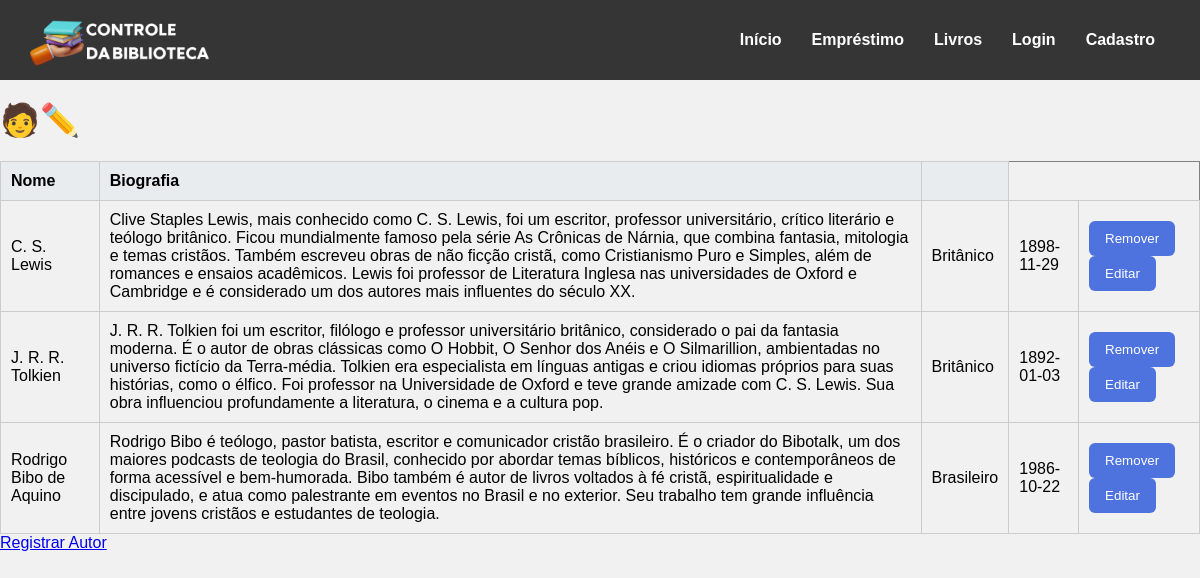
Screenshot of /autores (signed in) with the database file from the repository.
### tables this page shows
CREATE TABLE autores (
    id_autor INTEGER PRIMARY KEY AUTOINCREMENT,
    nome_autor VARCHAR(255) NOT NULL,
    nacionalidade VARCHAR(255),
    data_nascimento DATE,
    biografia TEXT,
    idade_autor INTEGER
);

### app.py (the view)
@app.route('/autores', methods=["GET","POST"])
@login_required
def autores():
    conexao = obter_conexao()
    autores = conexao.execute('SELECT * FROM autores').fetchall()
    conexao.close()
    return render_template('autores.html',autores = autores)

### app.py (called while the page is built)
@login_manager.user_loader
def load_user(user_id):
    return User.achar_email(user_id)

@app.before_request
def carregar_mensagens_trigger():
    if request.endpoint in ('static', 'login'):
        return
    conexao = obter_conexao()
    mensagens = conexao.execute("""
        SELECT id_log, mensagem
        FROM log_triggers
        WHERE lida = 0
        ORDER BY data_execucao
    """).fetchall()
    for msg in mensagens:
        flash(msg['mensagem'], category='error')
    conexao.execute("""
        UPDATE log_triggers
        SET lida = 1
        WHERE lida = 0
    """)
    conexao.close()

### database.py (called while the page is built)
def obter_conexao():
    conexao = sqlite3.connect(
        'livros.db',
        timeout=30,
        isolation_level=None
    )
    conexao.text_factory = str
    conexao.execute("PRAGMA foreign_keys = ON")
    conexao.execute("PRAGMA journal_mode = WAL")
    conexao.execute("PRAGMA busy_timeout = 30000")
    conexao.row_factory = sqlite3.Row
    return conexao

### modelos/__init__.py (called while the page is built)
    @classmethod
    def achar_email(cls, email):
        conexao = obter_conexao()
        sql = "SELECT * FROM usuarios WHERE email = ?"
        resultado = conexao.execute(sql, (email,)).fetchone()
        if resultado:
            return User(
                email=resultado['email'],
                nome=resultado['nome_usuario'],
                senha=resultado['senha_usuario'],
                numero_telefone=resultado['numero_telefone'],
                data_inscricao=resultado['data_inscricao']
            )
        return None

### templates/autores.html (shortened to what this page needs)
{% extends 'base.html'%}
{% block conteudo %}
    <h1>🧑✏️ </h1>
    {% if autores %}
    <table border="1">
        <tr>
            <th>Nome</th>
            <th>Biografia</th>
            <th></th>
        </tr>
        {% for autor in autores %}
        <tr>
            <td>{{ autor.nome_autor }}</td>
            <td>{{ autor.biografia }}</td>
            <td>{{ autor.nacionalidade }}</td>
            <td>{{ autor.data_nascimento }}</td>
            <td>
                <a>
                    <form action="{{ url_for('remover_autor', id = autor.id_autor) }}" method="post" style="display:inline;">
                    <button type="submit">Remover</button>
                    </form>
                </a>
                <a href="{{ url_for('editar_autor', id = autor.id_autor) }}"><button type="button">Editar</button></a>
            </td>
        </tr>
        {% endfor %}
    </table>
    {% else %}
        <p>Nenhum autor cadastrado.</p>
    {% endif %}
    <a href="{{url_for('registrar_autor')}}">Registrar Autor</a>
{% endblock %}

### static/style.css (style rules this page uses)
h1 { color: #333; }
table { width: 100%; border-collapse: collapse; margin-top: 20px; }
table th, table td { border: 1px solid #ccc; padding: 10px; text-align: left; }
table th { background-color: #e9ecef; }
button { background-color: #4e73df; color: white; border: none; padding: 10px 16px; border-radius: 6px; cursor: pointer; transition: background-color 0.3s; }

### static/menu.css (style rules this page uses)
* { font-family:Arial, Helvetica, sans-serif; }

### static/cadastro.css (style rules this page uses)
body { background-color: #f1f1f1; margin: 0; }

### rows the page displays
autores: nome_autor "C. S. Lewis", biografia "Clive Staples Lewis, mais conhecido como C. S. Lewis, foi um escritor, professor universitário, crítico literário e teólogo britânico. Ficou mundialmente famoso pela série As Crônicas de Nárnia, que combina fantasia, mitologia e temas cristãos. Também escreveu obras de não ficção cristã, como Cristianismo Puro e Simples, além de romances e ensaios acadêmicos. Lewis foi professor de Literatura Inglesa nas universidades de Oxford e Cambridge e é considerado um dos autores mais influentes do século XX.", nacionalidade "Britânico", data_nascimento "1898-11-29"
autores: nome_autor "J. R. R. Tolkien", biografia "J. R. R. Tolkien foi um escritor, filólogo e professor universitário britânico, considerado o pai da fantasia moderna. É o autor de obras clássicas como O Hobbit, O Senhor dos Anéis e O Silmarillion, ambientadas no universo fictício da Terra-média. Tolkien era especialista em línguas antigas e criou idiomas próprios para suas histórias, como o élfico. Foi professor na Universidade de Oxford e teve grande amizade com C. S. Lewis. Sua obra influenciou profundamente a literatura, o cinema e a cultura pop.", nacionalidade "Britânico", data_nascimento "1892-01-03"
autores: nome_autor "Rodrigo Bibo de Aquino", biografia "Rodrigo Bibo é teólogo, pastor batista, escritor e comunicador cristão brasileiro. É o criador do Bibotalk, um dos maiores podcasts de teologia do Brasil, conhecido por abordar temas bíblicos, históricos e contemporâneos de forma acessível e bem-humorada. Bibo também é autor de livros voltados à fé cristã, espiritualidade e discipulado, e atua como palestrante em eventos no Brasil e no exterior. Seu trabalho tem grande influência entre jovens cristãos e estudantes de teologia.", nacionalidade "Brasileiro", data_nascimento "1986-10-22"
